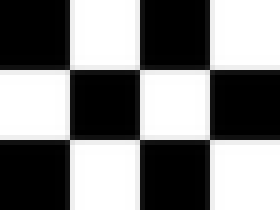
%> input picture cs4495/ps4_matlab/input/check.bmp, 56 x 42 px, shrunk from 160 x 120 before the run (shown 5 times larger)
$ octave ps4.m   (GNU Octave 9; MATLAB toolbox functions it lacks are replaced by stand-ins)
%> lines starting %> are read from the running program, lines starting %| are printed output that depends on the picture
### cs4495/ps4_matlab/gradient2img.m
function [ gx, gy, gimg ] = gradient2img( img, sigma )
%GRADIENT2IMG calculates the x and y gradients and also generates a
 % concatenated image from those two
    H = fspecial('gaussian', 20, sigma);
    filtered = double(imfilter(img, H))/255.;
    [gx, gy] = imgradientxy(filtered);
    gimg = mat2gray([gx, gy]);
end

### cs4495/ps4_matlab/harris.m
function [ R , A] = harris( img, w_size )
%HARRIS Summary of this function goes here
%   Detailed explanation goes here
    alpha = 0.6;
    [Ix, Iy, ~] = gradient2img(img, 1.5);
    W = fspecial('gaussian', w_size, 2);%ones(w_size);  %replace with gaussian
    style = 'symmetric';
    M00 = imfilter(Ix.^2, W, style);
    M01 = imfilter(Ix.*Iy, W, style);
    M10 = M01;
    M11 = imfilter(Iy.^2, W, style);
    determinate = M00 .* M11 - M01 .* M10;
    trace = M00 .* M11;
    R = determinate - alpha * trace .* trace;
    A = atan2(Iy, Ix);
end

### cs4495/ps4_matlab/n_suppression.m
function [ M ] = n_suppression( M, s )
%N_SUPPRESSION suppresses the non maximum values in a neighborhood of size
% s
threshold = 0.01;
for x_idx = 1:size(M,2)
    for y_idx = 1:size(M,1)
        x_end = x_idx + s;
        y_end = y_idx + s;
        if x_end > size(M,2)
            x_end = size(M,2);
        end
        if y_end > size(M, 1)
            y_end = size(M,1);
        end
        tmp = M(y_idx:y_end, x_idx:x_end);
        [n_max, I] = max(tmp(:));
        [max_r, max_c] = ind2sub(size(tmp),I);
        M(y_idx:y_end, x_idx:x_end) = 0;
        if n_max > threshold
            M(y_idx+max_r-1, x_idx+max_c-1) = n_max;
        end
    end
end
end

### cs4495/ps4_matlab/draw_corners.m
function [ ] = draw_corners( img, R, outfile )
%DRAW_CORNERS Summary of this function goes here
%   Detailed explanation goes here
    imshow(img);
    f = figure(1);
    set(f, 'visible', 'off');
    hold on;

    [row, col] = find(R);
    centers = [col, row];
    viscircles(centers, ones(1,size(centers,1))*2,'EdgeColor','b', 'DrawBackgroundCircle', false);
    saveas(f, strcat('output/', outfile), 'png');
    hold off;
    close(f);

end

### cs4495/ps4_matlab/get_frames.m
function [ frames ] = get_frames(R, A)
%GET_FRAMES create a frame matrix as needed by vl_plotframe
%   for all non zero points in R get a frame assuming scale of 1
    frames = [];
    [Y, X] = find(R);

    for idx = 1:size(Y,1)
        x = X(idx);
        y = Y(idx);
        frames = [frames; [x,y,1, A(y,x)]];
    end
end

### cs4495/ps4_matlab/draw_corner_pair.m
function [ output_args ] = draw_corner_pair( img_l, img_r, frame_l, frame_r, outfile )
%DRAW_CORNER_PAIR given two images and frames describing features make an
%image
    width = size(img_l, 2);
    cols = size(frame_r, 1);
    offset_l = repmat([0,0,6,0], size(frame_l,1),1);
    offset_r = repmat([width, 0, 6, 0], cols, 1);
    frame_l = frame_l + offset_l;
    frame_r = frame_r + offset_r;
    img = [img_l, img_r];
    frame = [frame_l; frame_r];
    imshow(img);
    f = figure(1);
    set(f, 'visible', 'off');
    hold on;
    p = vl_plotframe(frame');
    set(p,'linewidth',1);
    saveas(f, strcat('output/', outfile), 'png');
    hold off;
    close(f);
end

### cs4495/ps4_matlab/run_sift.m
function [matches, scores] = run_sift( img_l, img_r, frame_l, frame_r, outfile )
%RUN_SIFT Summary of this function goes here
%   frames are row based, must be transposed for vl functions
    img_l = single(img_l);
    img_r = single(img_r);
    [F_l, D_out1] = vl_sift(img_l, 'frames', frame_l');
    [F_r, D_out2] = vl_sift(img_r, 'frames', frame_r');
    [matches, scores] = vl_ubcmatch(D_out1, D_out2);
    width = size(img_l, 2);
    imshow(mat2gray([img_l, img_r]));
    fig = figure(1);
    set(fig, 'visible', 'off');
    hold on;
    for idx=1:size(matches, 2)
        idx_l = matches(1, idx);
        idx_r = matches(2, idx);
        f = [F_l(:, idx_l), F_r(:, idx_r)];
        plot([f(1,1), f(1,2)+width], [f(2,1), f(2,2)]);
    end
    saveas(fig, strcat('output/', outfile), 'png');
    hold off;
    close(fig);
end

### cs4495/ps4_matlab/ps4.m
check = imread(fullfile('input', 'check.bmp'));
%> check is the input picture: size 42x56 uint8; min 0, max 255, mean 127.5
transA = imread(fullfile('input', 'transA.jpg'));
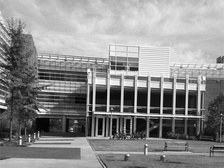
%> input picture cs4495/ps4_matlab/input/transA.jpg, 224 x 168 px, shrunk from 640 x 480 before the run
%> transA is the input picture: size 168x224 uint8; min 0, max 255, mean 139
transB = imread(fullfile('input', 'transB.jpg'));
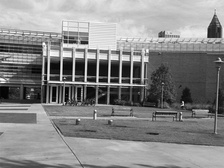
%> input picture cs4495/ps4_matlab/input/transB.jpg, 224 x 168 px, shrunk from 640 x 480 before the run
%> transB is the input picture: size 168x224 uint8; min 0, max 255, mean 135.6
simA = imread(fullfile('input', 'simA.jpg'));
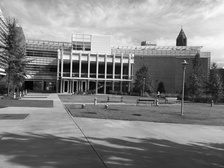
%> input picture cs4495/ps4_matlab/input/simA.jpg, 224 x 168 px, shrunk from 640 x 480 before the run
%> simA is the input picture: size 168x224 uint8; min 0, max 255, mean 130.5
simB = imread(fullfile('input', 'simB.jpg'));
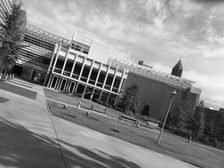
%> input picture cs4495/ps4_matlab/input/simB.jpg, 224 x 168 px, shrunk from 640 x 480 before the run
%> simB is the input picture: size 168x224 uint8; min 0, max 255, mean 136

%%1a
[~, ~, img1] = gradient2img(transA, 1.5);
imwrite(img1, fullfile('output', 'ps4-1-a-1.png'));
[~, ~, img2] = gradient2img(simA, 1.5);
imwrite(img2, fullfile('output', 'ps4-1-a-2.png'));

%%1b
[R1, A1] = harris(transA, 5);
imwrite(mat2gray(R1), fullfile('output', 'ps4-1-b-1.png'));
[R2, A2] = harris(transB, 5);
imwrite(mat2gray(R2), fullfile('output', 'ps4-1-b-2.png'));
[R3, A3] = harris(simA, 5);
imwrite(mat2gray(R3), fullfile('output', 'ps4-1-b-3.png'));
[R4, A4] = harris(simB, 5);
%> call 4 of harris, with w_size = 5
%> call 6 of gradient2img, with sigma = 1.5
%> in gradient2img (call 6), `[gx, gy] = imgradientxy(filtered);`:
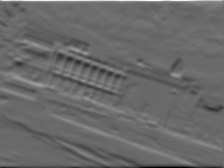
%> gy: size 168x224 double; min -2.13, max 2.99, mean -0.00695; drawn with min black and max white
%> in gradient2img (call 6), `gimg = mat2gray([gx, gy]);`:
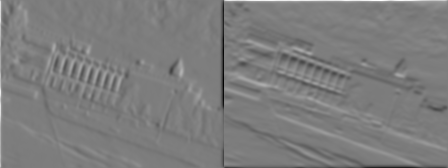
%> gimg: size 168x448 double; min 0, max 1, mean 0.49
%> in harris (call 4), `M00 = imfilter(Ix.^2, W, style);`:
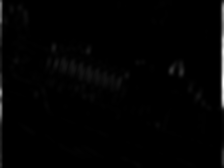
%> M00: size 168x224 double; min 8.78e-07, max 4.96, mean 0.0607; drawn with min black and max white
imwrite(mat2gray(R4), fullfile('output', 'ps4-1-b-4.png'));
[R, A] = harris(check, 5);
imshow(mat2gray(R));

%%1c
R1_s = n_suppression(R1, 15);
R2_s = n_suppression(R2, 15);
R3_s = n_suppression(R3, 15);
R4_s = n_suppression(R4, 15);
draw_corners(transA, R1_s, 'ps4-1-c-1.png');
%> in draw_corners, `[row, col] = find(R);`: row = 32 values from 2 to 167; col = 32 values from 1 to 224
%> in draw_corners, `centers = [col, row];`: centers = 32 rows, first 12: [1 25; 1 61; 1 101; 2 43; 3 3; 3 166; 21 143; 23 33; 36 2; 38 112; 40 78; 71 130]
draw_corners(transB, R2_s, 'ps4-1-c-2.png');
%> in draw_corners (call 2), `centers = [col, row];`: centers = 27 rows, first 12: [1 80; 1 167; 2 54; 2 104; 2 124; 3 3; 54 100; 58 79; 71 59; 76 2; 79 167; 87 43]
draw_corners(simA, R3_s, 'ps4-1-c-3.png');
%> in draw_corners (call 3), `centers = [col, row];`: centers = 23 rows, first 12: [1 47; 1 69; 1 111; 2 132; 3 3; 3 167; 24 2; 27 78; 66 90; 77 62; 94 63; 100 92]
draw_corners(simB, R4_s, 'ps4-1-c-4.png');
%> in draw_corners (call 4), `centers = [col, row];`: centers = 27 rows, first 12: [1 22; 1 45; 1 167; 2 3; 2 91; 2 117; 18 62; 23 2; 53 86; 75 63; 76 2; 87 98]

%%2a
f1 = get_frames(R1_s, A1);
%> in get_frames, `[Y, X] = find(R);`: Y = 32 values from 2 to 167; X = 32 values from 1 to 224
%> the loop in get_frames, `for idx = 1:size(Y,1)` made 32 passes
%> (x, y) on passes 4 to 15: (2, 43), (3, 3), (3, 166), (21, 143), (23, 33), (36, 2), (38, 112), (40, 78), (71, 130), (89, 83), (90, 2), (100, 134)
%> (x, y, frames) on passes 1 to 3: (1, 25, [1 25 1 -0.0504]), (1, 61, [1 25 1 -0.0504; 1 61 1 -0.0805]), (1, 101, [1 25 1 -0.0504; 1 61 1 -0.0805; 1 101 1 -0.0189])
%> after the loop in get_frames, `for idx = 1:size(Y,1)`: frames = 32 rows, first 8: [1 25 1 -0.0504; 1 61 1 -0.0805; 1 101 1 -0.0189; 2 43 1 -0.583; 3 3 1 0.559; 3 166 1 -1.27; 21 143 1 -2.24; 23 33 1 -0.673]
%> f1 has the same summary as frames in get_frames
f2 = get_frames(R2_s, A2);
%> the loop in get_frames (call 2), `for idx = 1:size(Y,1)` made 27 passes
%> (x, y) on passes 4 to 15: (2, 104), (2, 124), (3, 3), (54, 100), (58, 79), (71, 59), (76, 2), (79, 167), (87, 43), (87, 60), (89, 80), (100, 102)
%> (x, y, frames) on passes 1 to 3: (1, 80, [1 80 1 0.0257]), (1, 167, [1 80 1 0.0257; 1 167 1 -0.319]), (2, 54, [1 80 1 0.0257; 1 167 1 -0.319; 2 54 1 0.721])
%> after the loop in get_frames (call 2), `for idx = 1:size(Y,1)`: frames = 27 rows, first 8: [1 80 1 0.0257; 1 167 1 -0.319; 2 54 1 0.721; 2 104 1 0.914; 2 124 1 0.642; 3 3 1 0.927; 54 100 1 1.56; 58 79 1 0.733]
%> f2 has the same summary as frames in get_frames
draw_corner_pair(transA, transB, f1, f2, 'ps4-2-a-1');
%> in draw_corner_pair, `frame_l = frame_l + offset_l;`: frame_l = 32 rows, first 8: [1 25 7 -0.0504; 1 61 7 -0.0805; 1 101 7 -0.0189; 2 43 7 -0.583; 3 3 7 0.559; 3 166 7 -1.27; 21 143 7 -2.24; 23 33 7 -0.673]
%> in draw_corner_pair, `frame_r = frame_r + offset_r;`: frame_r = 27 rows, first 8: [225 80 7 0.0257; 225 167 7 -0.319; 226 54 7 0.721; 226 104 7 0.914; 226 124 7 0.642; 227 3 7 0.927; 278 100 7 1.56; 282 79 7 0.733]
%> in draw_corner_pair, `frame = [frame_l; frame_r];`: frame = 59 rows, first 8: [1 25 7 -0.0504; 1 61 7 -0.0805; 1 101 7 -0.0189; 2 43 7 -0.583; 3 3 7 0.559; 3 166 7 -1.27; 21 143 7 -2.24; 23 33 7 -0.673]
f3 = get_frames(R3_s, A3);
%> after the loop in get_frames (call 3), `for idx = 1:size(Y,1)`: frames = 23 rows, first 8: [1 47 1 -0.0138; 1 69 1 0.0847; 1 111 1 -0.00156; 2 132 1 -0.664; 3 3 1 0.801; 3 167 1 -1.4; 24 2 1 1.73; 27 78 1 -1.09]
%> f3 has the same summary as frames in get_frames
f4 = get_frames(R4_s, A4);
%> after the loop in get_frames (call 4), `for idx = 1:size(Y,1)`: frames = 27 rows, first 8: [1 22 1 -0.129; 1 45 1 -0.087; 1 167 1 -0.28; 2 3 1 0.224; 2 91 1 0.595; 2 117 1 -0.419; 18 62 1 -0.564; 23 2 1 1.23]
%> f4 has the same summary as frames in get_frames
draw_corner_pair(transA, transB, f1, f2, 'ps4-2-a-2');

%%2b
 [match1, score1] = run_sift(transA, transB, f1, f2, 'ps4-2-b-1');
%> the run ends on the next line
